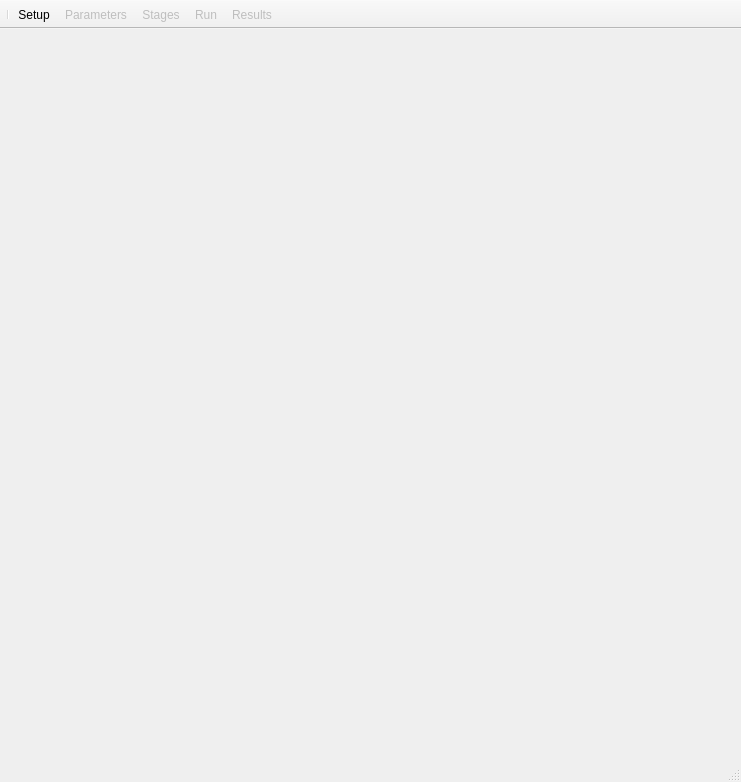
<?xml version="1.0" encoding="UTF-8"?>
<ui version="4.0">
 <class>MainFrame</class>
 <widget class="QMainWindow" name="MainFrame">
  <property name="geometry">
   <rect>
    <x>0</x>
    <y>0</y>
    <width>741</width>
    <height>782</height>
   </rect>
  </property>
  <property name="sizePolicy">
   <sizepolicy hsizetype="Expanding" vsizetype="Expanding">
    <horstretch>0</horstretch>
    <verstretch>0</verstretch>
   </sizepolicy>
  </property>
  <property name="minimumSize">
   <size>
    <width>200</width>
    <height>0</height>
   </size>
  </property>
  <property name="windowTitle">
   <string>MainWindow</string>
  </property>
  <property name="layoutDirection">
   <enum>Qt::LeftToRight</enum>
  </property>
  <property name="dockOptions">
   <set>QMainWindow::AllowTabbedDocks|QMainWindow::AnimatedDocks|QMainWindow::VerticalTabs</set>
  </property>
  <widget class="QWidget" name="centralwidget">
   <layout class="QGridLayout" name="gridLayout">
    <item row="0" column="1">
     <widget class="QStackedWidget" name="stackedWidget">
      <property name="sizePolicy">
       <sizepolicy hsizetype="Preferred" vsizetype="Preferred">
        <horstretch>0</horstretch>
        <verstretch>0</verstretch>
       </sizepolicy>
      </property>
      <property name="contextMenuPolicy">
       <enum>Qt::DefaultContextMenu</enum>
      </property>
      <property name="frameShape">
       <enum>QFrame::NoFrame</enum>
      </property>
      <property name="frameShadow">
       <enum>QFrame::Sunken</enum>
      </property>
      <widget class="QWidget" name="page_3"/>
      <widget class="QWidget" name="page_4"/>
     </widget>
    </item>
    <item row="0" column="0">
     <widget class="QWidget" name="widget" native="true">
      <property name="sizePolicy">
       <sizepolicy hsizetype="Preferred" vsizetype="Preferred">
        <horstretch>0</horstretch>
        <verstretch>0</verstretch>
       </sizepolicy>
      </property>
      <property name="minimumSize">
       <size>
        <width>0</width>
        <height>0</height>
       </size>
      </property>
      <property name="sizeIncrement">
       <size>
        <width>2</width>
        <height>0</height>
       </size>
      </property>
     </widget>
    </item>
   </layout>
  </widget>
  <widget class="QStatusBar" name="statusbar"/>
  <widget class="QToolBar" name="toolBar">
   <property name="sizePolicy">
    <sizepolicy hsizetype="Preferred" vsizetype="Fixed">
     <horstretch>0</horstretch>
     <verstretch>0</verstretch>
    </sizepolicy>
   </property>
   <property name="windowTitle">
    <string>Settings</string>
   </property>
   <property name="layoutDirection">
    <enum>Qt::LeftToRight</enum>
   </property>
   <property name="movable">
    <bool>false</bool>
   </property>
   <property name="floatable">
    <bool>false</bool>
   </property>
   <attribute name="toolBarArea">
    <enum>TopToolBarArea</enum>
   </attribute>
   <attribute name="toolBarBreak">
    <bool>false</bool>
   </attribute>
   <addaction name="separator"/>
   <addaction name="actionSetup"/>
   <addaction name="actionRunParams"/>
   <addaction name="actionStages"/>
   <addaction name="actionRun"/>
   <addaction name="actionResults"/>
  </widget>
  <action name="actionSetup">
   <property name="text">
    <string>Setup</string>
   </property>
   <property name="visible">
    <bool>false</bool>
   </property>
  </action>
  <action name="actionRun">
   <property name="enabled">
    <bool>false</bool>
   </property>
   <property name="text">
    <string>Run</string>
   </property>
   <property name="visible">
    <bool>false</bool>
   </property>
  </action>
  <action name="actionResults">
   <property name="enabled">
    <bool>false</bool>
   </property>
   <property name="text">
    <string>Results</string>
   </property>
  </action>
  <action name="actionOpenSetup">
   <property name="text">
    <string>Open Setup</string>
   </property>
  </action>
  <action name="actionSetupMenu">
   <property name="text">
    <string>Open Setup</string>
   </property>
  </action>
  <action name="actionAbout">
   <property name="text">
    <string>About</string>
   </property>
  </action>
  <action name="actionTest">
   <property name="checkable">
    <bool>false</bool>
   </property>
   <property name="checked">
    <bool>false</bool>
   </property>
   <property name="text">
    <string>HUMAN GENOME</string>
   </property>
  </action>
  <action name="actionRunParams">
   <property name="enabled">
    <bool>false</bool>
   </property>
   <property name="text">
    <string>Parameters</string>
   </property>
   <property name="visible">
    <bool>false</bool>
   </property>
  </action>
  <action name="actionStages">
   <property name="enabled">
    <bool>false</bool>
   </property>
   <property name="text">
    <string>Stages</string>
   </property>
   <property name="visible">
    <bool>false</bool>
   </property>
  </action>
 </widget>
 <resources/>
 <connections/>
</ui>
